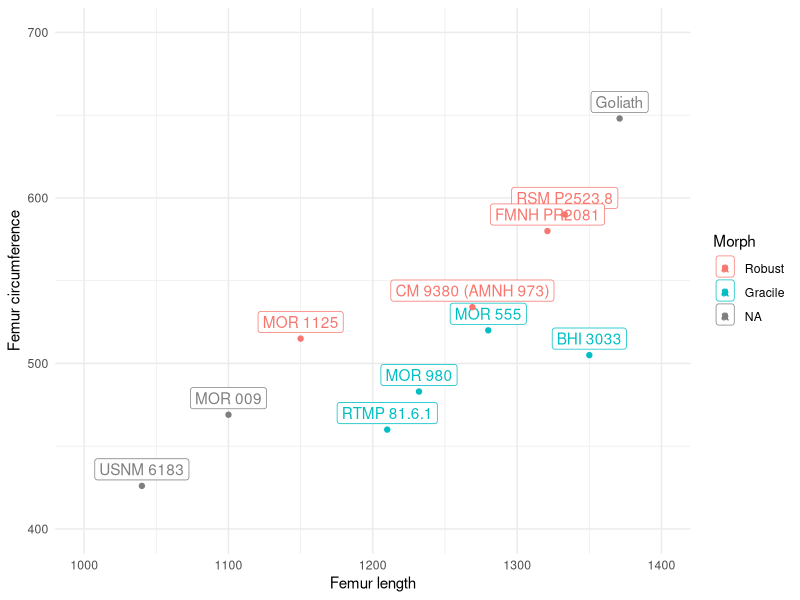

R code for this plot:
## ---- chunk 1
#| warning: false
#| label: tbl-dataset
#| tbl-cap: T. rex bone measurements in millimetres (Table 1 from Persons et al 2019).
#| code-fold: true
library(tidyverse)
library(knitr)

t.rex <- read_tsv("t.rex-persons.tsv", col_types = "ccnnnnnnnnnnnnnnn") |>
  mutate(Morph = factor(Morph, levels = c("Robust", "Gracile")))
kable(t.rex, format.args = list(decimal.mark = ".", big.mark = ","))
## ---- chunk 2
campione.body.mass.kg <- function(min.femoral.circ.mm) 10**((2.754 * log10(min.femoral.circ.mm) - 0.683) - 3)

goliath <- read_tsv("t.rex-goliath.tsv", col_types = "ccnnnnnnnnnnnnnnn") |>
  mutate(
    Morph = factor(Morph, levels = c("Robust", "Gracile")),
    `Body mass (kg)` = campione.body.mass.kg(`Femur circumference`)
  )

t.rex <- bind_rows(t.rex, goliath)
## ---- chunk 3
ggplot(t.rex) +
  aes(x = `Femur length`, y = `Femur circumference`, colour = Morph, label = Specimens) +
  geom_label(nudge_y = 10, na.rm = TRUE) +
  geom_point(na.rm = TRUE) +
  scale_x_continuous(limits = c(1000, 1400)) +
  scale_y_continuous(limits = c(400, 700)) +
  theme_minimal()
